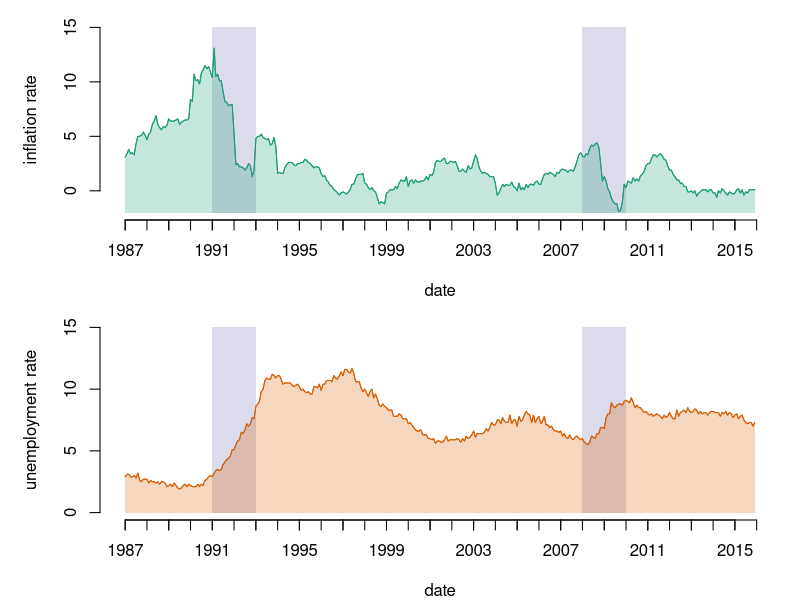

Recreate this plot in R.
##############################################################################
##############################################################################
# Example 2.1
# Philips curve modelfor Swedish inflation/unemployment
# Reproduces Figure 2.2
#
# Copyright (c) 2016 Johan Dahlin [ johan.dahlin (at) liu.se ]
# Distributed under the MIT license.
#
##############################################################################
##############################################################################

#setwd("~/projects/phd-thesis/thesis-figures/ex-philips")

# Setup plot colors
library("RColorBrewer")
plotColors = brewer.pal(6, "Dark2");

d            <- read.table("philipscurve_sweden_1987_2015.csv",sep=",",header=T)
dates        <- as.Date( seq(as.POSIXct("1987-01-01 01:00:00 CET"), as.POSIXct("2015-12-01 01:00:00 CET"), by = "1 months") )
inflation    <- as.numeric( d$inflation    )
unemployment <- as.numeric( d$unemployment )
nMCMC        <- 15000;
burnin       <- 5000;


cairo_pdf("ex-philips-data.pdf",  height = 8, width = 8)

layout(matrix(c(1,2), 2, 1, byrow = TRUE))  
par(mar=c(4,5,1,1))

plot(as.Date(dates),inflation,type="l",ylab="inflation rate", xlab="date",col=plotColors[1],bty="n",xaxt="n", ylim=c(-2,15), xlim=c(as.Date("1987-01-01 01:00:00 CET"),as.Date("2015-12-01 01:00:00 CET")) )

tt <- c(as.Date("1991-01-01 01:00:00 CET"),as.Date("1993-01-01 01:00:00 CET"))
polygon(c(tt,rev(tt)),c(-2,-2,15,15),border=NA,col=rgb(t(col2rgb(plotColors[3]))/256,alpha=0.25))

tt <- c(as.Date("2008-01-01 01:00:00 CET"),as.Date("2010-01-01 01:00:00 CET"))
polygon(c(tt,rev(tt)),c(-2,-2,15,15),border=NA,col=rgb(t(col2rgb(plotColors[3]))/256,alpha=0.25))

r         = as.POSIXct(range(dates), "1 months"); 
atVector  = seq(r[1], as.POSIXct("2016-01-01 01:00:00 CET"), by = "12 months")
atVector2 = seq(r[1], as.POSIXct("2016-01-01 01:00:00 CET"), by = "24 months")
axis.Date(1, at=atVector, labels=NA)
axis.Date(1, at=atVector2, format="%Y")

grid = as.Date(dates);
polygon(c(grid,rev(grid)),c(inflation,rep(-2,length(grid))),border=NA,col=rgb(t(col2rgb(plotColors[1]))/256,alpha=0.25))
lines(as.Date(dates),inflation,lwd=1,col=plotColors[1])


plot(as.Date(dates),unemployment,type="l",ylab="unemployment rate", xlab="date",col=plotColors[2],bty="n",xaxt="n", ylim=c(0,15) , xlim=c(as.Date("1987-01-01 01:00:00 CET"),as.Date("2015-12-01 01:00:00 CET")) )

tt <- c(as.Date("1991-01-01 01:00:00 CET"),as.Date("1993-01-01 01:00:00 CET"))
polygon(c(tt,rev(tt)),c(0,0,15,15),border=NA,col=rgb(t(col2rgb(plotColors[3]))/256,alpha=0.25))

tt <- c(as.Date("2008-01-01 01:00:00 CET"),as.Date("2010-01-01 01:00:00 CET"))
polygon(c(tt,rev(tt)),c(0,0,15,15),border=NA,col=rgb(t(col2rgb(plotColors[3]))/256,alpha=0.25))

r         = as.POSIXct(range(dates), "1 months"); 
atVector  = seq(r[1], as.POSIXct("2016-01-01 01:00:00 CET"), by = "12 months")
atVector2 = seq(r[1], as.POSIXct("2016-01-01 01:00:00 CET"), by = "24 months")
axis.Date(1, at=atVector, labels=NA)
axis.Date(1, at=atVector2, format="%Y")

grid = as.Date(dates);
polygon(c(grid,rev(grid)),c(unemployment,rep(0,length(grid))),border=NA,col=rgb(t(col2rgb(plotColors[2]))/256,alpha=0.25))
lines(as.Date(dates),unemployment,lwd=1,col=plotColors[2])

dev.off()